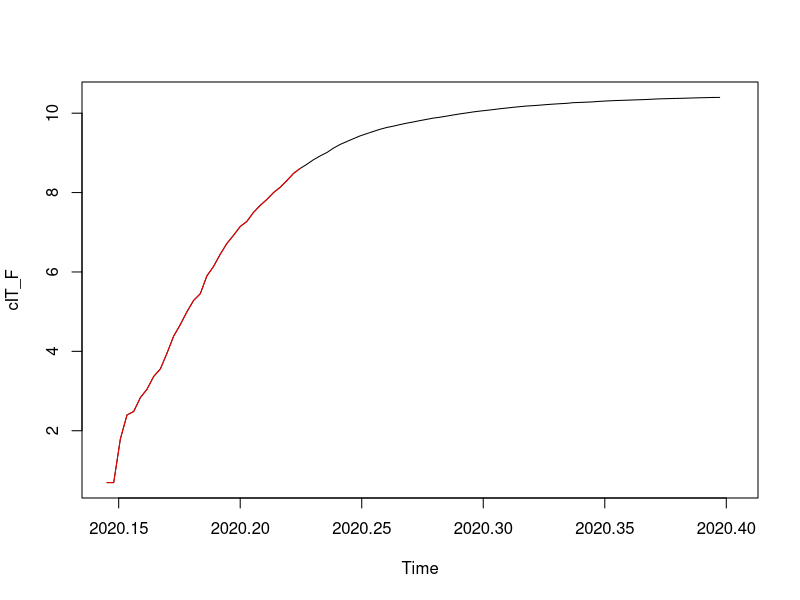
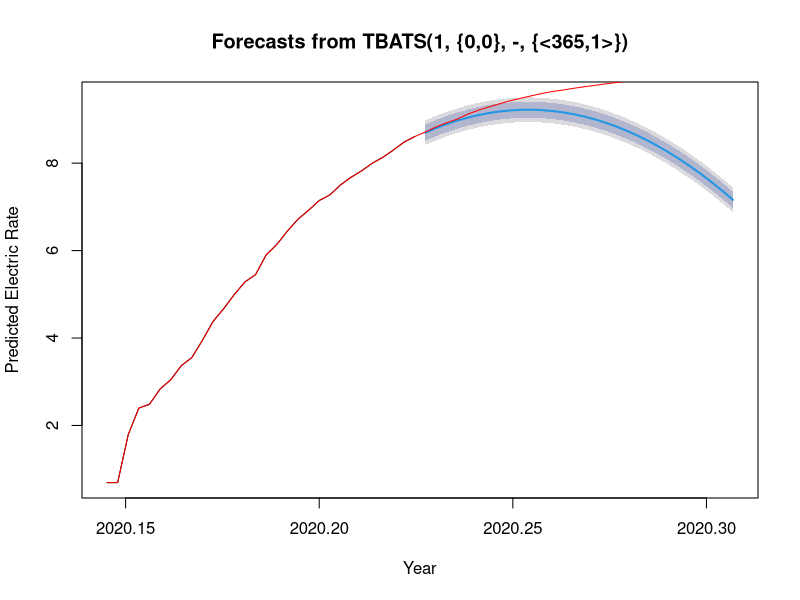
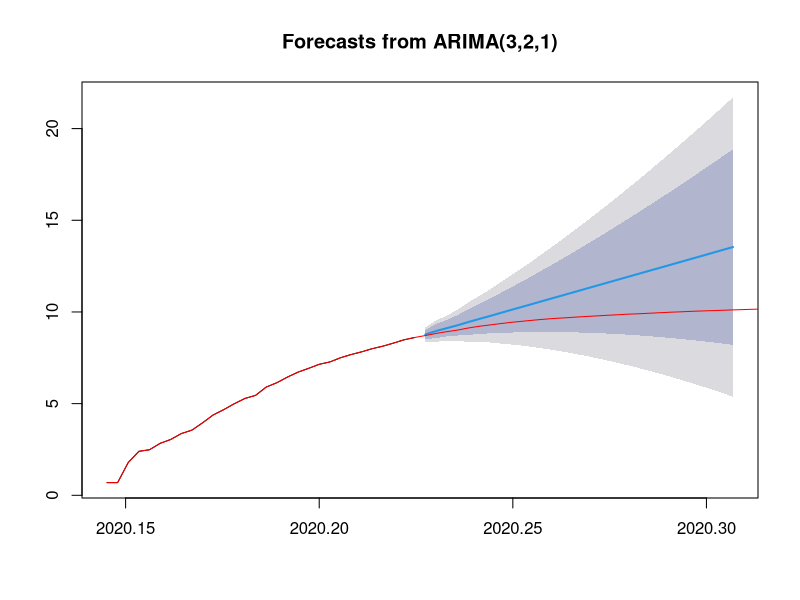
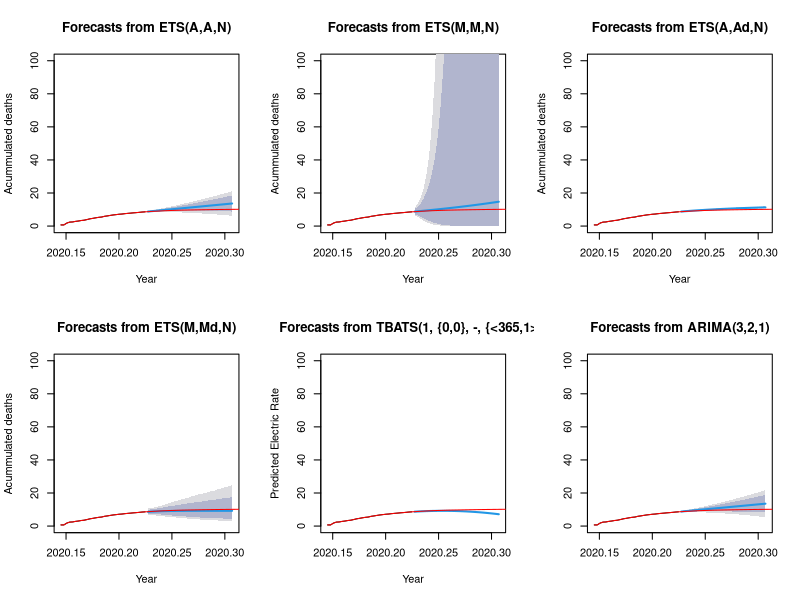
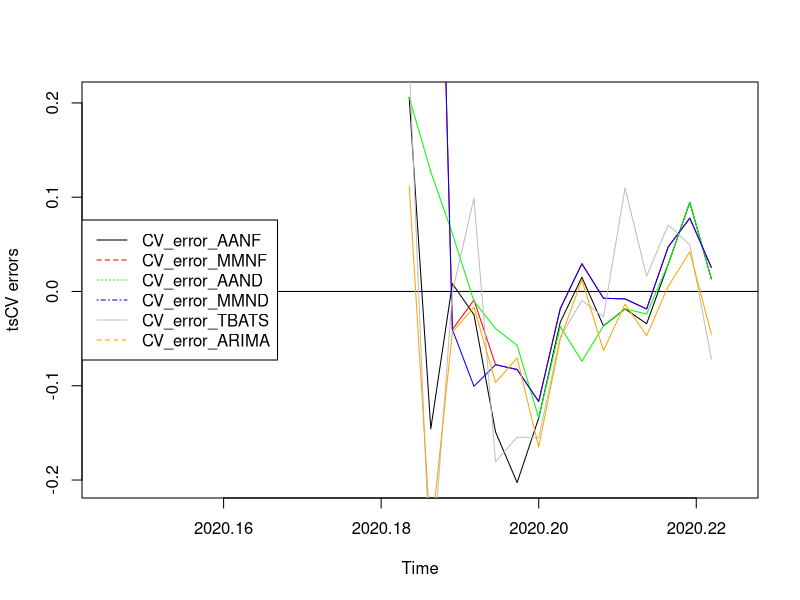
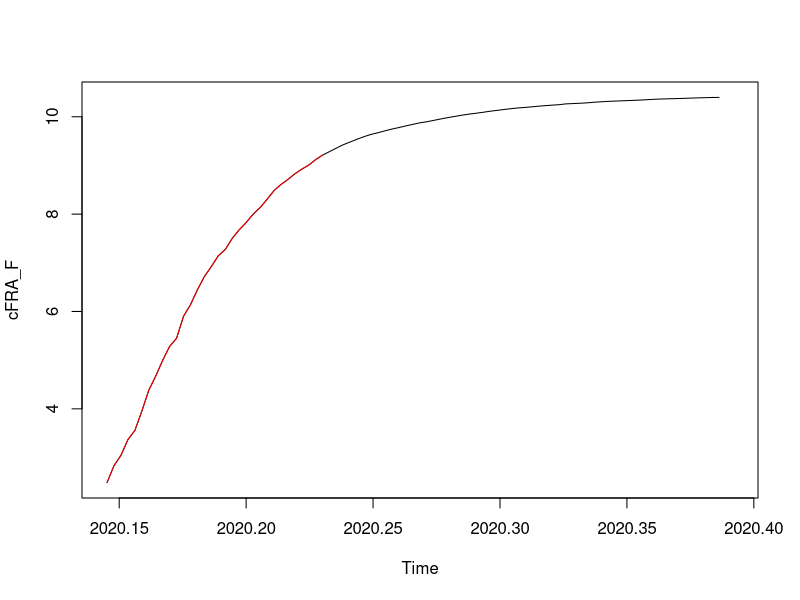
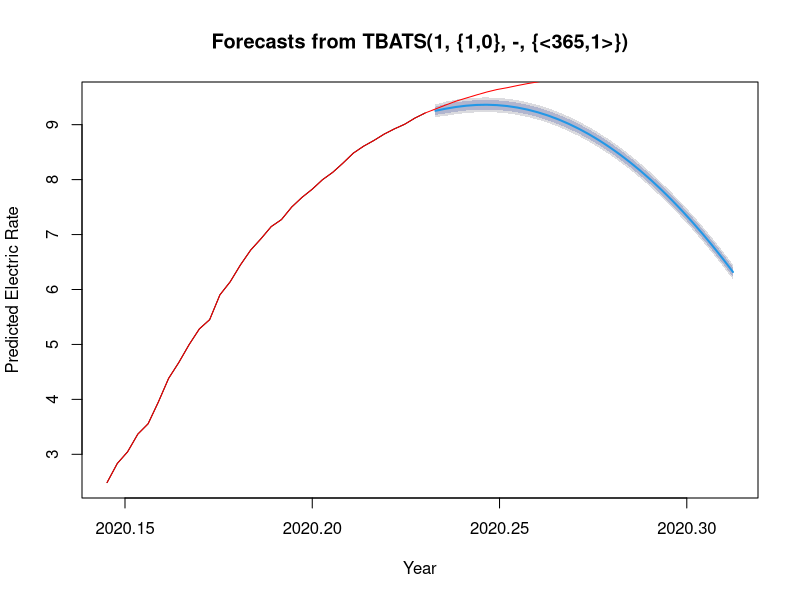
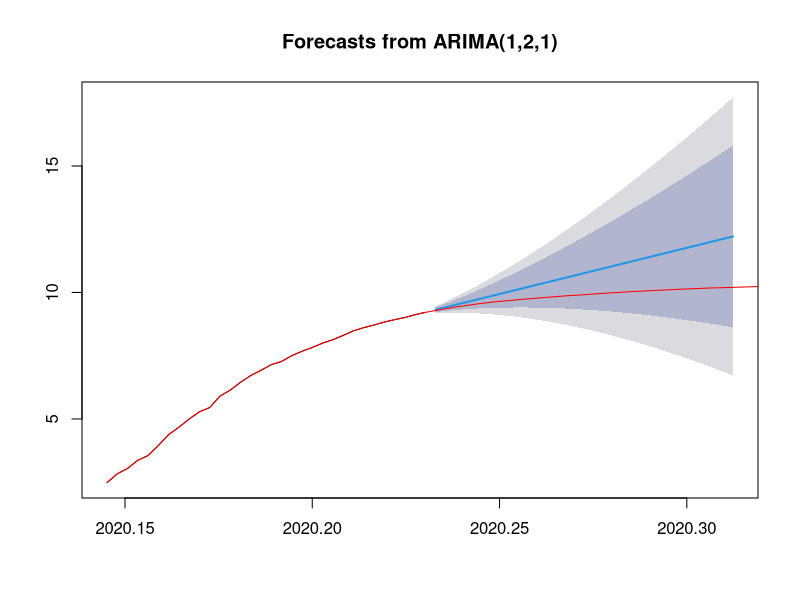

R code for these plots, in order: (Note: a time limit stopped this script after it produced the figures.)
## ---- chunk 1
covid_data <- read.csv("COVID_data_v3.csv", header=TRUE, sep=",")
#ProjectData <- data.matrix(ProjectData) 
#ProjectData_INITIAL <- ProjectData

## ---- chunk 2
library(forecast)

#covid_data<-read.csv(file.choose(), header=TRUE, sep=",")

t0=2020+53/365
P=15 #predicted days
cIT <- ts(covid_data$Cdeaths_IT,start=0, frequency=1)
cIT_14 <- ts(log(covid_data$Cdeaths_IT[54:83]),start=t0, frequency=365) #t=0 @ day69. +14d #before it was starting at 45
cIT_F <- ts(log(covid_data$Cdeaths_IT[54:148]),start=t0, frequency=365)   # a supprimer 

plot(cIT_F)
lines(cIT_14, col="red")

cIT_14_AAN <- ets(cIT_14, model="AAN", damped=FALSE)
cIT_14_AAZ <- ets(cIT_14, model="AAZ", damped=FALSE)
cIT_14_MMN <- ets(cIT_14, model="MMN", damped=FALSE)
cIT_14_MMZ <- ets(cIT_14, model="MMZ", damped=FALSE)

cIT_14_AAND <- ets(cIT_14, model="AAN", damped=TRUE)
cIT_14_AAZD <- ets(cIT_14, model="AAZ", damped=TRUE)
cIT_14_MMND <- ets(cIT_14, model="MMN", damped=TRUE)
cIT_14_MMZD <- ets(cIT_14, model="MMZ", damped=TRUE)

# Create their prediction "cones" for 360 months (30 years) into the future with quintile confidence intervals
cIT_14_AAN_pred <- forecast(cIT_14_AAN, h=30, level=c(0.8, 0.95))
cIT_14_AAZ_pred <- forecast(cIT_14_AAZ, h=30, level=c(0.8, 0.95))
cIT_14_MMN_pred <- forecast(cIT_14_MMN, h=30, level=c(0.8, 0.95))
cIT_14_MMZ_pred <- forecast(cIT_14_MMZ, h=30, level=c(0.8, 0.95))

cIT_14_AAND_pred <- forecast(cIT_14_AAND, h=30, level=c(0.8, 0.95))
cIT_14_AAZD_pred <- forecast(cIT_14_AAZD, h=30, level=c(0.8, 0.95))
cIT_14_MMND_pred <- forecast(cIT_14_MMND, h=30, level=c(0.8, 0.95))
cIT_14_MMZD_pred <- forecast(cIT_14_MMZD, h=30, level=c(0.8, 0.95))

cIT_14_tbats <- tbats(cIT_14)
cIT_14_tbats_pred <-forecast(cIT_14_tbats, h=30, level=c(0.8, 0.95))
par(mfrow=c(1,1))
plot(cIT_14_tbats_pred, xlab="Year", ylab="Predicted Electric Rate")
lines(cIT_F, col="red")

cIT_14_ARIMA <- auto.arima(cIT_14,seasonal=FALSE)
cIT_14_ARIMA_pred <- forecast(cIT_14_ARIMA,30)
plot(cIT_14_ARIMA_pred)
lines(cIT_F, col="red")

par(mfrow=c(2,3)) # This command sets the plot window to show 1 row of 4 plots
plot(cIT_14_AAN_pred, xlab="Year", ylab="Acummulated deaths", ylim=c(0,100))
lines(cIT_F, col="red")
plot(cIT_14_MMN_pred, xlab="Year", ylab="Acummulated deaths", ylim=c(0,100))
lines(cIT_F, col="red")
plot(cIT_14_AAND_pred, xlab="Year", ylab="Acummulated deaths", ylim=c(0,100))
lines(cIT_F, col="red")
plot(cIT_14_MMND_pred, xlab="Year", ylab="Acummulated deaths", ylim=c(0,100))
lines(cIT_F, col="red")
plot(cIT_14_tbats_pred, xlab="Year", ylab="Predicted Electric Rate", ylim=c(0,100))
lines(cIT_F, col="red")
plot(cIT_14_ARIMA_pred, ylim=c(0,100))
lines(cIT_F, col="red")

###
### Comparing models -- Time series Cross Validation (Rolling Horizon Holdout)
###

f_AANF  <- function(y, h) forecast(ets(y, model="AAN"), h = h)
errors_AANF <- tsCV(cIT_14, f_AANF, h=1, window=15)

f_MMNF<- function(y, h) forecast(ets(y, model="MMN"), h = h)
errors_MMNF <- tsCV(cIT_14, f_MMNF, h=1, window=15)

f_AAND  <- function(y, h) forecast(ets(y, model="AAN", damped=TRUE), h = h)
errors_AAND <- tsCV(cIT_14, f_AAND, h=1, window=15)

f_MMND  <- function(y, h) forecast(ets(y, model="MMN", damped=TRUE), h = h)
errors_MMND <- tsCV(cIT_14, f_MMND, h=1, window=15)

f_TBATS  <- function(y, h) forecast(tbats(y), h = h)
errors_TBATS <- tsCV(cIT_14, f_TBATS, h=1, window=15)

f_ARIMA  <- function(y, h) forecast(auto.arima(y), h = h)
errors_ARIMA <- tsCV(cIT_14, f_ARIMA, h=1, window=15)


par(mfrow=c(1,1)) 
plot(errors_AANF, ylab='tsCV errors')
abline(0,0)
lines(errors_MMNF, col="red")
lines(errors_AAND, col="green")
lines(errors_MMND, col="blue")
lines(errors_TBATS, col="grey")
lines(errors_ARIMA, col="orange")
legend("left", legend=c("CV_error_AANF", "CV_error_MMNF","CV_error_AAND","CV_error_MMND", "CV_error_TBATS", "CV_error_ARIMA"), col=c("black", "red", "green", "blue", "grey", "orange"), lty=1:4)

mean(abs(errors_AANF/cIT_14), na.rm=TRUE)*100
mean(abs(errors_MMNF/cIT_14), na.rm=TRUE)*100
mean(abs(errors_AAND/cIT_14), na.rm=TRUE)*100
mean(abs(errors_MMND/cIT_14), na.rm=TRUE)*100
mean(abs(errors_TBATS/cIT_14), na.rm=TRUE)*100
mean(abs(errors_ARIMA/cIT_14), na.rm=TRUE)*100

# Print the mean and confidence intervals for the MMZ model
cIT_14_AAND_pred

# Export the results out
write.csv(cIT_14_AAND_pred, file = "IT no lockdown+14d (AAND) incl(ARIMA).csv") # export the selected model's predictions into a CSV file
## ---- chunk 3
####################
###France ANALYSIS###
####################


t0=2020+53/365
#P=15 #predicted days, à supprimer? 
#cFRA <- ts(covid_data$Cdeaths_IT,start=0, frequency=1)
cFRA_14 <- ts(log(covid_data$Cdeaths_IT[58:89]),start=t0, frequency=365) #t=0 @ day75. +14d 
cFRA_F <- ts(log(covid_data$Cdeaths_IT[58:148]),start=t0, frequency=365)   # a supprimer?

plot(cFRA_F)
lines(cFRA_14, col="red")

cFRA_14_AAN <- ets(cFRA_14, model="AAN", damped=FALSE)
cFRA_14_AAZ <- ets(cFRA_14, model="AAZ", damped=FALSE)
cFRA_14_MMN <- ets(cFRA_14, model="MMN", damped=FALSE)
cFRA_14_MMZ <- ets(cFRA_14, model="MMZ", damped=FALSE)

cFRA_14_AAND <- ets(cFRA_14, model="AAN", damped=TRUE)
cFRA_14_AAZD <- ets(cFRA_14, model="AAZ", damped=TRUE)
cFRA_14_MMND <- ets(cFRA_14, model="MMN", damped=TRUE)
cFRA_14_MMZD <- ets(cFRA_14, model="MMZ", damped=TRUE)

# Create their prediction "cones" for 360 months (30 years) into the future with quintile confidence intervals
cFRA_14_AAN_pred <- forecast(cFRA_14_AAN, h=30, level=c(0.8, 0.95))
cFRA_14_AAZ_pred <- forecast(cFRA_14_AAZ, h=30, level=c(0.8, 0.95))
cFRA_14_MMN_pred <- forecast(cFRA_14_MMN, h=30, level=c(0.8, 0.95))
cFRA_14_MMZ_pred <- forecast(cFRA_14_MMZ, h=30, level=c(0.8, 0.95))

cFRA_14_AAND_pred <- forecast(cFRA_14_AAND, h=30, level=c(0.8, 0.95))
cFRA_14_AAZD_pred <- forecast(cFRA_14_AAZD, h=30, level=c(0.8, 0.95))
cFRA_14_MMND_pred <- forecast(cFRA_14_MMND, h=30, level=c(0.8, 0.95))
cFRA_14_MMZD_pred <- forecast(cFRA_14_MMZD, h=30, level=c(0.8, 0.95))

cFRA_14_tbats <- tbats(cFRA_14)
cFRA_14_tbats_pred <-forecast(cFRA_14_tbats, h=30, level=c(0.8, 0.95))
par(mfrow=c(1,1))
plot(cFRA_14_tbats_pred, xlab="Year", ylab="Predicted Electric Rate")
lines(cFRA_F, col="red")

cFRA_14_ARIMA <- auto.arima(cFRA_14,seasonal=FALSE)
cFRA_14_ARIMA_pred <- forecast(cFRA_14_ARIMA,30)
plot(cFRA_14_ARIMA_pred)
lines(cFRA_F, col="red")

par(mfrow=c(3,2)) # This command sets the plot window to show 1 row of 4 plots
plot(cFRA_14_AAN_pred, xlab="Year", ylab="Acummulated deaths", ylim=c(0,100))
lines(cFRA_F, col="red")
plot(cFRA_14_MMN_pred, xlab="Year", ylab="Acummulated deaths", ylim=c(0,100))
lines(cFRA_F, col="red")
plot(cFRA_14_AAND_pred, xlab="Year", ylab="Acummulated deaths", ylim=c(0,100))
lines(cFRA_F, col="red")
plot(cFRA_14_MMND_pred, xlab="Year", ylab="Acummulated deaths", ylim=c(0,100))
lines(cFRA_F, col="red")
plot(cFRA_14_tbats_pred, xlab="Year", ylab="Predicted Electric Rate", ylim=c(0,100))
lines(cFRA_F, col="red")
plot(cFRA_14_ARIMA_pred, ylim=c(0,100))
lines(cFRA_F, col="red")

###
### Comparing models -- Time series Cross Validation (Rolling Horizon Holdout)
###

f_AANF  <- function(y, h) forecast(ets(y, model="AAN"), h = h)
errors_AANF <- tsCV(cFRA_14, f_AANF, h=1, window=10)

f_MMNF<- function(y, h) forecast(ets(y, model="MMN"), h = h)
errors_MMNF <- tsCV(cFRA_14, f_MMNF, h=1, window=10)

f_AAND  <- function(y, h) forecast(ets(y, model="AAN", damped=TRUE), h = h)
errors_AAND <- tsCV(cFRA_14, f_AAND, h=1, window=10)

f_MMND  <- function(y, h) forecast(ets(y, model="MMN", damped=TRUE), h = h)
errors_MMND <- tsCV(cFRA_14, f_MMND, h=1, window=10)

f_TBATS  <- function(y, h) forecast(tbats(y), h = h)
errors_TBATS <- tsCV(cFRA_14, f_TBATS, h=1, window=10)

f_ARIMA  <- function(y, h) forecast(auto.arima(y), h = h)
errors_ARIMA <- tsCV(cFRA_14, f_ARIMA, h=1, window=10)


par(mfrow=c(1,1)) 
plot(errors_AANF, ylab='tsCV errors')
abline(0,0)
lines(errors_MMNF, col="red")
lines(errors_AAND, col="green")
lines(errors_MMND, col="blue")
lines(errors_TBATS, col="grey")
lines(errors_ARIMA, col="orange")
legend("left", legend=c("CV_error_AANF", "CV_error_MMNF","CV_error_AAND","CV_error_MMND", "CV_error_TBATS", "CV_error_ARIMA"), col=c("black", "red", "green", "blue", "grey", "orange"), lty=1:4)

mean(abs(errors_AANF/cFRA_14), na.rm=TRUE)*100
mean(abs(errors_MMNF/cFRA_14), na.rm=TRUE)*100
mean(abs(errors_AAND/cFRA_14), na.rm=TRUE)*100
mean(abs(errors_MMND/cFRA_14), na.rm=TRUE)*100
mean(abs(errors_TBATS/cFRA_14), na.rm=TRUE)*100
mean(abs(errors_ARIMA/cFRA_14), na.rm=TRUE)*100

# Print the mean and confidence intervals for the MMZ model
cFRA_14_AAND_pred

# Export the results out
write.csv(cFRA_14_AAND_pred, file = "FRA no lockdown+14d (AAND) incl(ARIMA).csv") # export the selected model's predictions into a CSV file



#######################
#####UK Analysis#######
#######################


t0=2020+53/365
#P=15 #predicted days, à supprimer? 
#cUK <- ts(covid_data$Cdeaths_IT,start=0, frequency=1)
cUK_14 <- ts(log(covid_data$Cdeaths_IT[68:98]),start=t0, frequency=365) #t=0 @ day84. +14d 
cUK_F <- ts(log(covid_data$Cdeaths_IT[68:148]),start=t0, frequency=365)   # a supprimer?

plot(cUK_F)
lines(cUK_14, col="red")

cUK_14_AAN <- ets(cUK_14, model="AAN", damped=FALSE)
cUK_14_AAZ <- ets(cUK_14, model="AAZ", damped=FALSE)
cUK_14_MMN <- ets(cUK_14, model="MMN", damped=FALSE)
cUK_14_MMZ <- ets(cUK_14, model="MMZ", damped=FALSE)

cUK_14_AAND <- ets(cUK_14, model="AAN", damped=TRUE)
cUK_14_AAZD <- ets(cUK_14, model="AAZ", damped=TRUE)
cUK_14_MMND <- ets(cUK_14, model="MMN", damped=TRUE)
cUK_14_MMZD <- ets(cUK_14, model="MMZ", damped=TRUE)

# Create their prediction "cones" for 360 months (30 years) into the future with quintile confidence intervals
cUK_14_AAN_pred <- forecast(cUK_14_AAN, h=30, level=c(0.8, 0.95))
cUK_14_AAZ_pred <- forecast(cUK_14_AAZ, h=30, level=c(0.8, 0.95))
cUK_14_MMN_pred <- forecast(cUK_14_MMN, h=30, level=c(0.8, 0.95))
cUK_14_MMZ_pred <- forecast(cUK_14_MMZ, h=30, level=c(0.8, 0.95))

cUK_14_AAND_pred <- forecast(cUK_14_AAND, h=30, level=c(0.8, 0.95))
cUK_14_AAZD_pred <- forecast(cUK_14_AAZD, h=30, level=c(0.8, 0.95))
cUK_14_MMND_pred <- forecast(cUK_14_MMND, h=30, level=c(0.8, 0.95))
cUK_14_MMZD_pred <- forecast(cUK_14_MMZD, h=30, level=c(0.8, 0.95))

cUK_14_tbats <- tbats(cUK_14)
cUK_14_tbats_pred <-forecast(cUK_14_tbats, h=30, level=c(0.8, 0.95))
par(mfrow=c(1,1))
plot(cUK_14_tbats_pred, xlab="Year", ylab="Predicted Electric Rate")
lines(cUK_F, col="red")

cUK_14_ARIMA <- auto.arima(cUK_14,seasonal=FALSE)
cUK_14_ARIMA_pred <- forecast(cUK_14_ARIMA,30)
plot(cUK_14_ARIMA_pred)
lines(cUK_F, col="red")

par(mfrow=c(3,2)) # This command sets the plot window to show 1 row of 4 plots
plot(cUK_14_AAN_pred, xlab="Year", ylab="Acummulated deaths", ylim=c(0,100))
lines(cUK_F, col="red")
plot(cUK_14_MMN_pred, xlab="Year", ylab="Acummulated deaths", ylim=c(0,100))
lines(cUK_F, col="red")
plot(cUK_14_AAND_pred, xlab="Year", ylab="Acummulated deaths", ylim=c(0,100))
lines(cUK_F, col="red")
plot(cUK_14_MMND_pred, xlab="Year", ylab="Acummulated deaths", ylim=c(0,100))
lines(cUK_F, col="red")
plot(cUK_14_tbats_pred, xlab="Year", ylab="Predicted Electric Rate", ylim=c(0,100))
lines(cUK_F, col="red")
plot(cUK_14_ARIMA_pred, ylim=c(0,100))
lines(cUK_F, col="red")

###
### Comparing models -- Time series Cross Validation (Rolling Horizon Holdout)
###

f_AANF  <- function(y, h) forecast(ets(y, model="AAN"), h = h)
errors_AANF <- tsCV(cUK_14, f_AANF, h=1, window=10)

f_MMNF<- function(y, h) forecast(ets(y, model="MMN"), h = h)
errors_MMNF <- tsCV(cUK_14, f_MMNF, h=1, window=10)

f_AAND  <- function(y, h) forecast(ets(y, model="AAN", damped=TRUE), h = h)
errors_AAND <- tsCV(cUK_14, f_AAND, h=1, window=10)

f_MMND  <- function(y, h) forecast(ets(y, model="MMN", damped=TRUE), h = h)
errors_MMND <- tsCV(cUK_14, f_MMND, h=1, window=10)

f_TBATS  <- function(y, h) forecast(tbats(y), h = h)
errors_TBATS <- tsCV(cUK_14, f_TBATS, h=1, window=10)

f_ARIMA  <- function(y, h) forecast(auto.arima(y), h = h)
errors_ARIMA <- tsCV(cUK_14, f_ARIMA, h=1, window=10)


par(mfrow=c(1,1)) 
plot(errors_AANF, ylab='tsCV errors')
abline(0,0)
lines(errors_MMNF, col="red")
lines(errors_AAND, col="green")
lines(errors_MMND, col="blue")
lines(errors_TBATS, col="grey")
lines(errors_ARIMA, col="orange")
legend("left", legend=c("CV_error_AANF", "CV_error_MMNF","CV_error_AAND","CV_error_MMND", "CV_error_TBATS", "CV_error_ARIMA"), col=c("black", "red", "green", "blue", "grey", "orange"), lty=1:4)

mean(abs(errors_AANF/cUK_14), na.rm=TRUE)*100
mean(abs(errors_MMNF/cUK_14), na.rm=TRUE)*100
mean(abs(errors_AAND/cUK_14), na.rm=TRUE)*100
mean(abs(errors_MMND/cUK_14), na.rm=TRUE)*100
mean(abs(errors_TBATS/cUK_14), na.rm=TRUE)*100
mean(abs(errors_ARIMA/cUK_14), na.rm=TRUE)*100

# Print the mean and confidence intervals for the MMZ model
cUK_14_MMND_pred

# Export the results out
write.csv(cUK_14_MMND_pred, file = "UK no lockdown+14d (MMND) incl(ARIMA).csv") # export the selected model's predictions into a CSV file
## ---- chunk 4
########################################
#########Plot the 3 countries###########
########################################



#expfore<-exp(cIT_14_ARIMA_pred$forecast)
par(mfrow=c(3,1)) 
plot(cIT_14_AAND_pred, xlab="Year", ylab="log(Acummulated deaths)", ylim=c(0,20))
lines(cIT_F, col="red")
abline(v=2020+69/365, col="green")
legend("left", legend=c("Best fitted model","Real death toll", "Start of Lockdown"), col=c("blue", "red","green"), lty=1)

plot(cFRA_14_AAND_pred, xlab="Year", ylab="log(Acummulated deaths)", ylim=c(0,20))
lines(cFRA_F, col="red")
abline(v=2020+69/365, col="green")
legend("left", legend=c("Best fitted model","Real death toll", "Start of Lockdown"), col=c("blue", "red","green"), lty=1)

plot(cUK_14_MMND_pred, xlab="Year", ylab="log(Acummulated deaths)", ylim=c(0,20))
lines(cUK_F, col="red")
abline(v=2020+69/365, col="green")
legend("left", legend=c("Best fitted model","Real death toll", "Start of Lockdown"), col=c("blue", "red","green"), lty=1)


#######################
#########Fin###########
#######################
